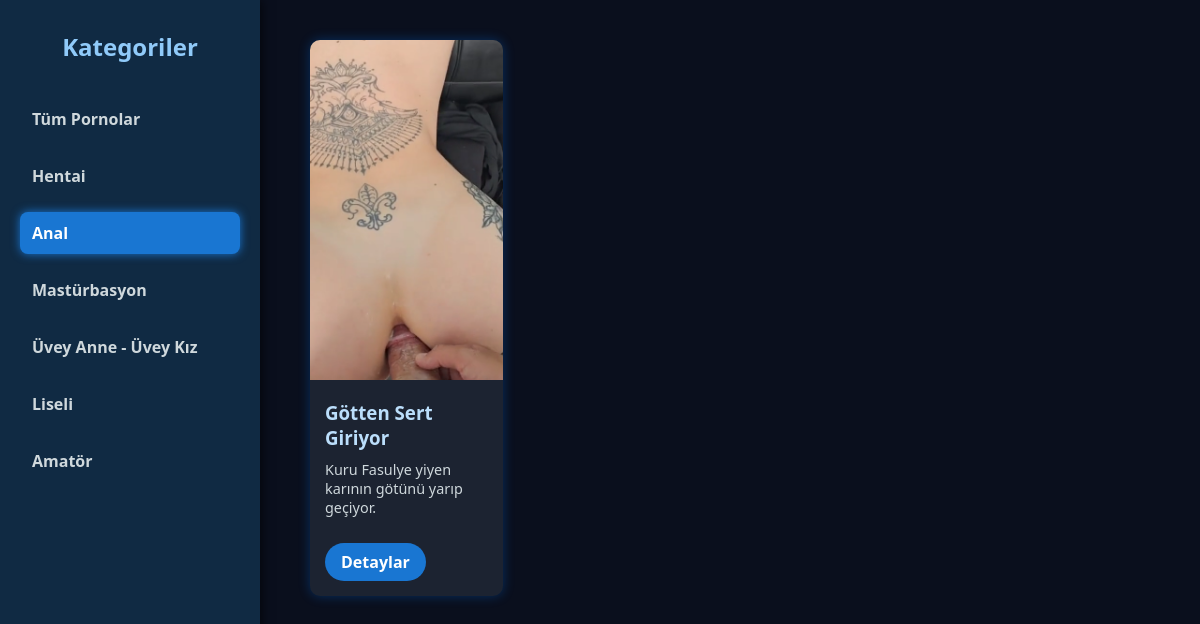
The app's page /category/2/ with its own data.
### porno/models.py (models this page shows, shortened)
class PornCategory(models.Model):
    name = models.CharField(max_length=100)

class PornVideo(models.Model):
    title = models.CharField(max_length=255)
    description = models.TextField(blank=True, null=True)
    poster = models.ImageField(upload_to='posters/', blank=True, null=True)
    video_url = models.URLField(blank=True, null=True)  # tüm video linkleri buraya
    external_id = models.CharField(max_length=50, blank=True, null=True)
    upload_date = models.DateTimeField(auto_now_add=True)
    category = models.ForeignKey(PornCategory, on_delete=models.CASCADE)

### porno/views.py (the view)
# urls.py: path('category/<int:category_id>/', views.category_videos, name='category_videos'),
def category_videos(request, category_id):
    categories = PornCategory.objects.all()
    category = get_object_or_404(PornCategory, id=category_id)
    videos = PornVideo.objects.filter(category=category)
    return render(request, 'pornomovie/home.html', {
        'videos': videos,
        'category': category,
        'categories': categories,
        "secili_kategori": category
    })

### porno/templates/pornomovie/home.html (shortened to what this page needs)
<!DOCTYPE html>
<html lang="tr">
<head>
</head>
<body>
  <nav class="sidebar">
    <h2>Kategoriler</h2>
    <a href="{% url 'home' %}" class="{% if not secili_kategori %}active{% endif %}">Tüm Pornolar</a>
    {% for category in categories %}
      <a href="{% url 'category_videos' category.id %}" class="{% if secili_kategori and secili_kategori.id == category.id %}active{% endif %}">
        {{ category.name }}
      </a>
    {% endfor %}
  </nav>
  <main class="main-content">
    <div class="grid">
      {% for video in videos %}
      <div class="card">
        <img src="{{ video.poster.url }}" alt="{{ video.title }}">
        <div class="card-content">
          <h3>{{ video.title }}</h3>
          <p>{{ video.description|truncatechars:100 }}</p>
          <a href="{% url 'porno_detail' video.id %}">Detaylar</a>
        </div>
      </div>
      {% endfor %}
    </div>
  </main>
</body>
</html>

### porno/templates/pornomovie/home.html (style rules this page uses)
body { margin: 0; background: #0a0f1d; color: #fff; font-family: 'Segoe UI', sans-serif; display: flex; min-height: 100vh; }
.sidebar { width: 220px; background: #102a43; padding: 30px 20px; box-shadow: 2px 0 10px rgba(0, 0, 0, 0.6); display: flex; flex-direction: column; gap: 15px; position: fixed; height: 100vh; overflow-y: auto; }
.sidebar h2 { margin: 0 0 20px 0; color: #90caf9; font-size: 1.5rem; font-weight: 700; text-align: center; user-select: none; }
.sidebar a { color: #cfd8dc; text-decoration: none; font-weight: 600; padding: 10px 12px; border-radius: 8px; transition: background-color 0.3s ease; user-select: none; }
.sidebar a:hover, .sidebar a.active { background-color: #1976d2; color: white; box-shadow: 0 0 10px #1976d2; }
.main-content { margin-left: 280px; padding: 40px 30px; flex-grow: 1; }
.grid { display: grid; grid-template-columns: repeat(4, 1fr); gap: 30px; justify-content: start; }
.card { background: #1c2331; border-radius: 10px; overflow: hidden; box-shadow: 0 0 12px rgba(0, 123, 255, 0.3); transition: transform 0.2s ease; width: 100%; max-width: 420px; margin: 0 auto; }
.card img { width: 100%; height: 340px; object-fit: cover; }
.card-content { padding: 15px; }
.card-content h3 { margin: 0; color: #bbdefb; }
.card-content p { margin-top: 10px; font-size: 0.9rem; color: #cfd8dc; max-height: 70px; overflow: hidden; }
.card-content a { display: inline-block; margin-top: 12px; background: #1976d2; padding: 8px 16px; border-radius: 30px; text-decoration: none; color: white; font-weight: bold; }

### records on screen
PornCategory: name "Hentai"
PornCategory: name "Anal"
PornCategory: name "Mastürbasyon"
PornCategory: name "Üvey Anne - Üvey Kız"
PornCategory: name "Liseli"
PornCategory: name "Amatör"
PornVideo: poster (picture), title "Götten Sert Giriyor", description "Kuru Fasulye yiyen karının götünü yarıp geçiyor."
